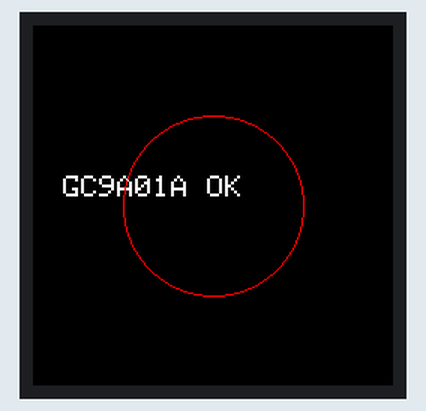
The sketch below on a simulated ESP32-C6. Parts: 240×240 colour display.

Above: at 0.3 s.

The sketch:

display_test_gfx.ino
```cpp
#include <SPI.h>
#include <Adafruit_GFX.h>
#include <Adafruit_GC9A01A.h>

// Pinos para o XIAO ESP32C6
#define TFT_CS    2
#define TFT_DC    1

// Instância do display (sem SPI customizado)
Adafruit_GC9A01A tft(TFT_CS, TFT_DC);

void setup() {
  // Inicializa o display
  tft.begin();
  tft.setRotation(0);
  tft.fillScreen(GC9A01A_BLACK);

  // Desenha algo simples
  tft.setTextColor(GC9A01A_WHITE);
  tft.setTextSize(2);
  tft.setCursor(20, 100);
  tft.println("GC9A01A OK");

  tft.drawCircle(120, 120, 60, GC9A01A_RED);
}

void loop() {
  // Nada aqui
}
```
